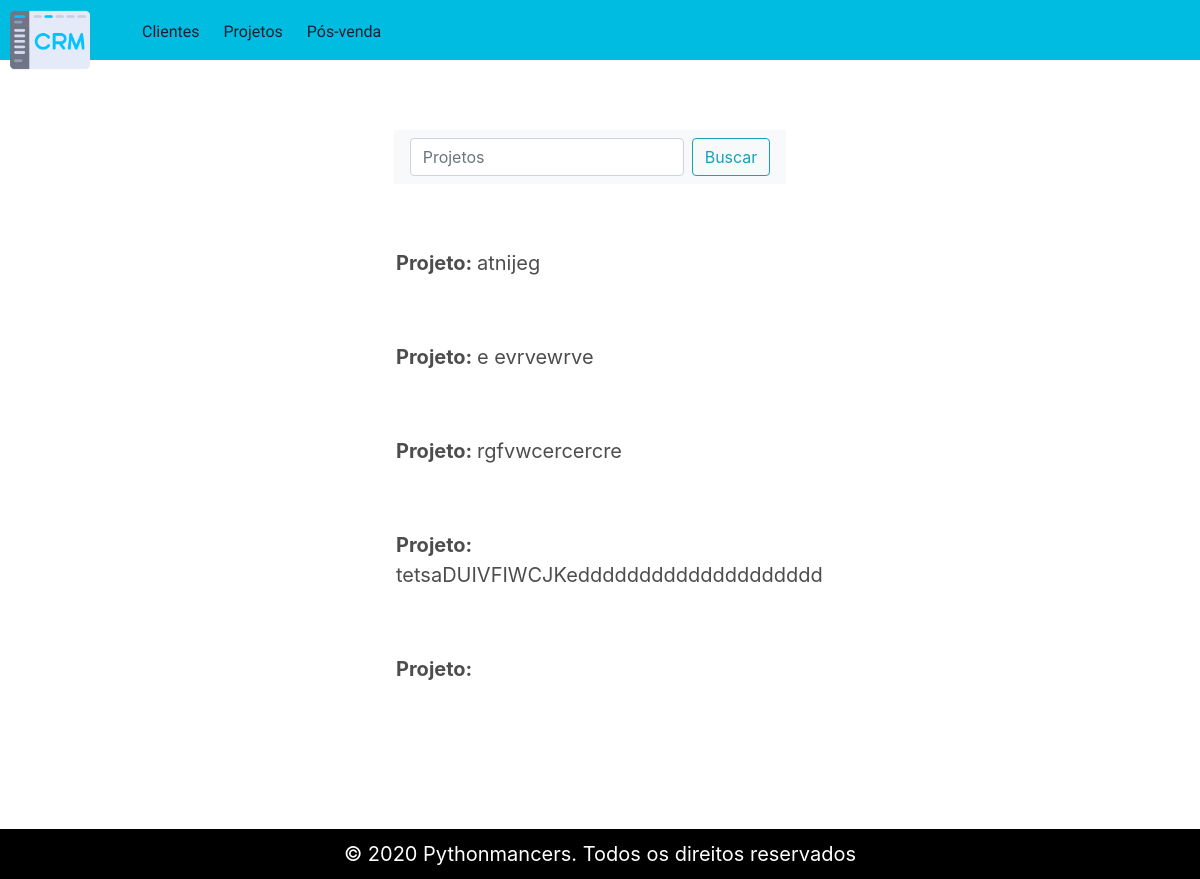
Page /projetos/ on the earlier database version.
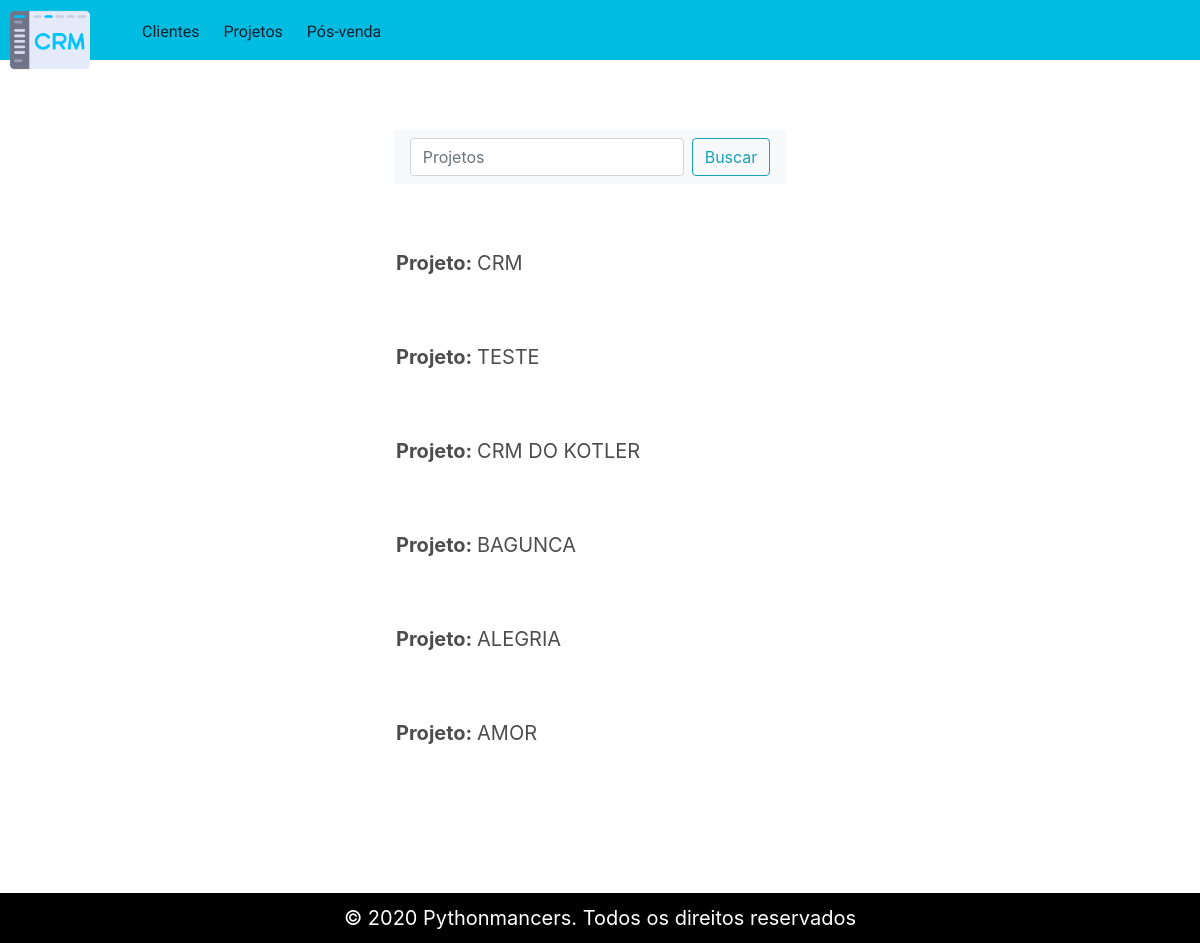
Same page on the later database version.
### crm/projetos/models.py (models this page shows)
class Projeto(db.Model):
    __tablename__ = "projeto"
    id = db.Column(db.Integer, primary_key = True)
    nome = db.Column(db.String(30),nullable = False)
    comentarios = db.Column(db.String, nullable = True)
    nota = db.Column(db.Integer, nullable = True)

### crm/projetos/view.py (the view)
@projeto.route('/', methods=['POST', 'GET'])
def index():
    projetos = Projeto.query.all()
    if(request.method == 'POST'):
        nome = request.form['pesquisa']
        search = "%{}%".format(nome)
        projetos = Projeto.query.filter(Projeto.nome.like(search)).all()
        for i in projetos:
            print(i.nome)
    return render_template('teste.html', projetos = projetos)

### crm/projetos/templates/teste.html
{% extends 'base.html' %}
{% block links %}
<link rel="stylesheet" href="{{url_for('static', filename='css/projeto-especifico.css')}}">
<link rel="stylesheet" href="{{url_for('static', filename='css/posvenda.css')}}">
{% endblock links %}
{% block content %}
<div class=" container mb-5">
    <div class=" row justify-content-center">
        <nav class="navbar navbar-light bg-light">
            <form class="form-inline" method="POST">
                <input name="pesquisa" class="form-control mr-sm-2" type="text" placeholder="Projetos">
                <button class="btn btn-outline-info my-2 my-sm-0" type="submit">Buscar</button>
            </form>
        </nav>
    </div>
    <div class="row justify-content-center mt-5">
        <div class=" col-6" id="">
            {% for projeto in projetos %}
            <ul>
                <a href="{{url_for('projeto.especifico', _id=projeto.id)}}">
                    <li>
                        <div class="p-3">
                            <p><strong>Projeto: </strong>{{projeto.nome[:36]}}</p>
                        </div>
                    </li>
                </a>
            </ul>
            {% endfor %}
        </div>
    </div>
</div>
{% endblock content%}

### crm/templates/base.html (shortened to what this page needs)
<!DOCTYPE html>
<html lang="pt-br">
<head>
    <link rel="stylesheet" type="text/css" href="{{url_for('static', filename='css/indexx.css')}}" />
    <link rel="stylesheet" type="text/css" href="{{url_for('static', filename='css/bootstrap.css')}}">
    {% block links %}
    {% endblock links %}
</head>
<body>
    <header>
        <a href="#"><img id="logo" src="{{url_for('static', filename='imgs/logo.png')}}" alt="Logo"></a>
        <nav id="menu">
            <ul>
                <li><a href="#">Clientes</a></li>
                <li><a href="#">Projetos</a></li>
                <li><a href="#">Pós-venda</a></li>
            </ul>
        </nav>
    </header>
    <main class="marginBody wrapper">
        <div class="container justify-content-center">
            <div class="row">
                {% block content %}
                {% endblock content%}
            </div>
        </div>
    </main>
    <footer class="footer">
        <p> ­© 2020 Pythonmancers. Todos os direitos reservados </p>
    </footer>
</body>
</html>

### crm/static/css/indexx.css (style rules this page uses)
body { font-family: 'Oswald', Helvetica, sans-serif; background-color: #f1f1f5; height: 100%; margin: 0; }
.marginBody { margin-top: 100px; }
header { display: block; position: fixed; top: 0px; left: 0px; width: 100%; height: 60px; background-color: #00bce1; z-index: 2; }
#menu ul { position: fixed; display: flex; top: 0px; left: 100px; right: 0px; height: 60px; padding-left: 30px; margin: 0px; font-size: 16px; min-width: 260px; }
#menu ul li { display: inline; }
#menu li { margin-top: 10px; font-family: 'Roboto Condensed', sans-serif; }
#menu ul li a { padding: 12px; display: inline-block; background-color: #00bce1; color: #102030; text-decoration: none; }
#logo { width: 110px; height: 80px; padding-left: 10px; padding-right: 20px; }
main { margin-top: 76px; }
footer { width: 100%; margin-top: 60px; bottom: 0px; left: 0px; background-color: black; color: white; text-align: center; font-size: 16px; padding: 10px 0; }
.footer, .push { height: 50px; }
.wrapper { min-height: 100%; margin-bottom: -11.5px; }

### crm/static/css/projeto-especifico.css (style rules this page uses)
header { display: block; position: fixed; top: 0px; left: 0px; width: 100%; height: 60px; background-color: #00bce1; z-index: 2; }
#menu ul { position: fixed; display: flex; top: 0px; left: 100px; right: 0px; height: 60px; padding-left: 30px; margin: 0px; font-size: 16px; min-width: 260px; }
#menu ul li { display: inline; }
#menu li { margin-top: 8px; font-family: 'Roboto Condensed', sans-serif; }
#menu ul li a { padding: 12px; display: inline-block; background-color: #00bce1; color: #102030; text-decoration: none; }
#logo { width: 110px; height: 80px; padding-left: 10px; padding-right: 20px; }
ul { padding-left: 50px; list-style: none; }
li p { font-size: 20px; color: #4d4d4d; }

### crm/static/css/posvenda.css (style rules this page uses)
p { font-size: 15pt; }
a { text-decoration: none; }
a, a:link, a:visited { text-decoration: none; color:#000; }
div.container { margin: 20px; margin-top: 30px; }

Differences in the rows shown:
changed Projeto: nome "atnijeg" → "CRM"
changed Projeto: nome "e evrvewrve" → "TESTE"
changed Projeto: nome "rgfvwcercercre" → "CRM DO KOTLER"
changed Projeto: nome "tetsaDUIVFIWCJKedddddddddddddddddddd" → "BAGUNCA"
changed Projeto: nome (not shown) → "ALEGRIA"
added Projeto: nome "AMOR"
